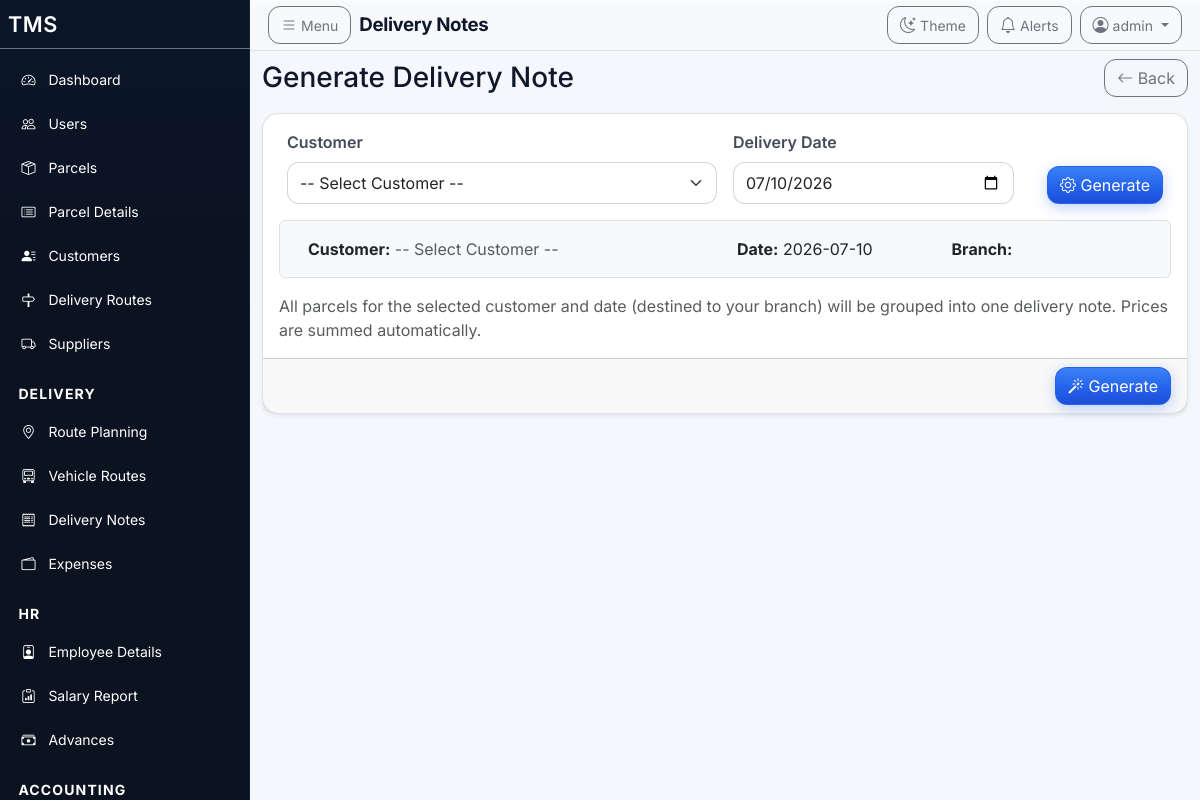
Page /index.php?page=delivery_notes&action=generate (signed in) on the earlier database version.
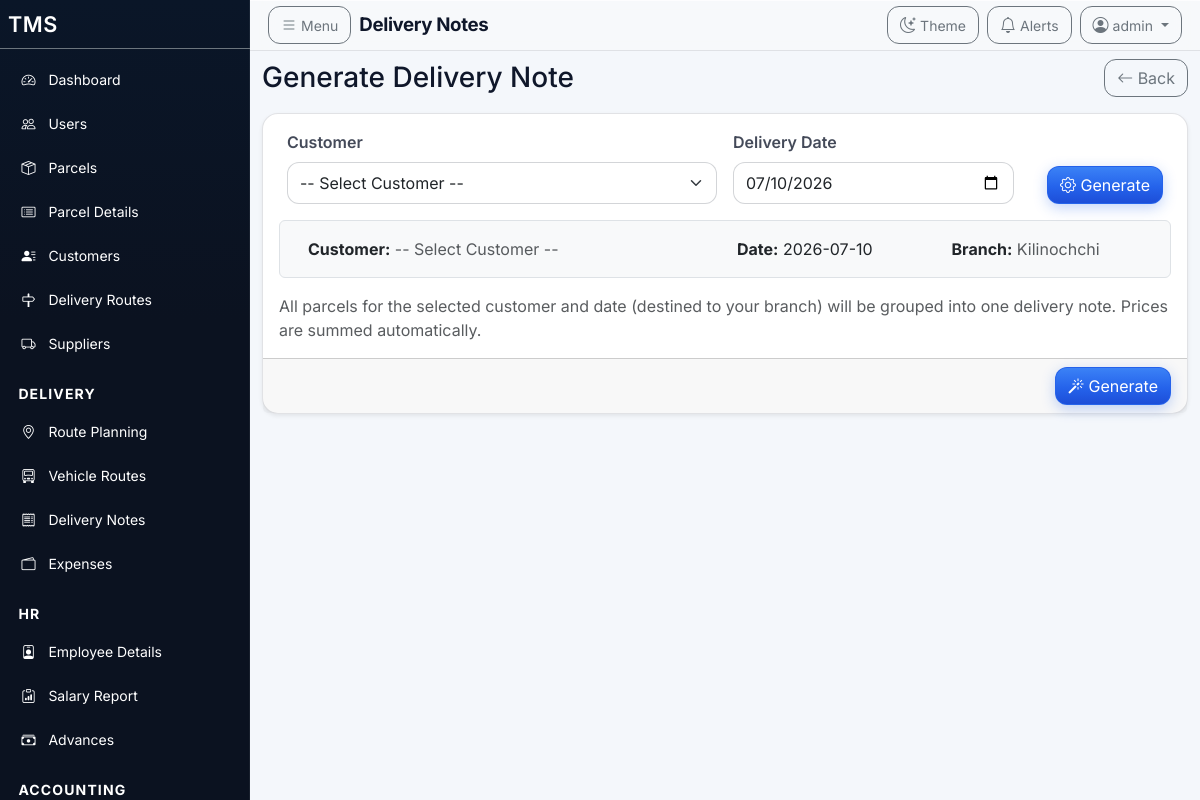
Same page on the later database version.
### tables this page shows
CREATE TABLE `branches` (
  `id` bigint unsigned NOT NULL AUTO_INCREMENT,
  `name` varchar(100) NOT NULL,
  `address_tamil` varchar(500) DEFAULT NULL,
  `address_english` varchar(500) DEFAULT NULL,
  `phones` varchar(255) DEFAULT NULL,
  `settings_slot` tinyint DEFAULT NULL COMMENT '0-2 Settings letterhead slots',
  `code` varchar(20) NOT NULL,
  `location` varchar(255) DEFAULT NULL,
  `is_main` tinyint(1) NOT NULL DEFAULT '0',
  `is_active` tinyint(1) NOT NULL DEFAULT '1',
  `is_default` tinyint(1) NOT NULL DEFAULT '0',
  `created_at` timestamp NULL DEFAULT CURRENT_TIMESTAMP,
  `updated_at` timestamp NULL DEFAULT CURRENT_TIMESTAMP ON UPDATE CURRENT_TIMESTAMP,
  PRIMARY KEY (`id`),
  UNIQUE KEY `code` (`code`)
);

### app/Helpers.php (called while the page is built, shortened)
<?php
class Helpers
{
    public static function baseUrl(string $path = ''): string
    {
        $scriptName = dirname($_SERVER['SCRIPT_NAME']);
        $base = rtrim($scriptName, '/\\');
        return $base . '/' . ltrim($path, '/');
    }
    public static function view(string $view, array $data = []): void
    {
        extract($data);
        $viewFile = __DIR__ . '/../views/' . $view . '.php';
        include __DIR__ . '/../views/layout/header.php';
        include $viewFile;
        include __DIR__ . '/../views/layout/footer.php';
    }
}

### app/Auth.php (called while the page is built, shortened)
<?php
class Auth
{
    public static function user(): ?array
    {
        return $_SESSION['user'] ?? null;
    }
}

### app/BranchMergeService.php (called while the page is built, shortened)
<?php
final class BranchMergeService
{
    public static function execute(\PDO $pdo): array
    {
        try {
            $plan = self::buildPlan($pdo);
            $pdo->beginTransaction();
            foreach ($plan['final_updates'] as $u) {
                $pdo->prepare('UPDATE branches SET name = ?, code = ?, is_main = ?, is_active = 1 WHERE id = ?')->execute([
                    $u['name'],
                    $u['code'],
                    (int)$u['is_main'],
                    (int)$u['id'],
                ]);
            }
            if (self::tableExists($pdo, 'users')) {
                $pdo->exec('UPDATE users u INNER JOIN branches b ON b.id = u.branch_id SET u.is_main_branch = b.is_main');
            }
            $pdo->commit();
            return ['ok' => true, 'messages' => array_merge($plan['messages'], ['Done. Committed to database.'])];
        } catch (\Throwable $e) {
            if ($pdo->inTransaction()) {
                $pdo->rollBack();
            }
            return ['ok' => false, 'error' => $e->getMessage()];
        }
    }
    private static function buildPlan(\PDO $pdo): array
    {
        $stmt = $pdo->query('SELECT * FROM branches ORDER BY id ASC');
        $rows = $stmt ? $stmt->fetchAll(\PDO::FETCH_ASSOC) : [];
        $groups = [
            'colombo' => [],
            'kilinochchi' => [],
            'mullaitivu' => [],
            '__main__' => [],
        ];
        $messages = [];
        foreach ($rows as $r) {
            $key = self::nameToGroupKey((string)($r['name'] ?? ''));
            $groups[$key][] = $r;
        }
        $keepers = [];
        foreach (['colombo', 'kilinochchi', 'mullaitivu'] as $g) {
            $keeper = self::pickKeeperRow($groups[$g]);
            $keepers[$g] = (int)$keeper['id'];
            $messages[] = 'Keeper for ' . $g . ': id=' . $keepers[$g] . ' (' . ($keeper['name'] ?? '') . ')';
        }
        $merges = [];
        $deleteIds = [];
        $deleteIds = array_values(array_unique($deleteIds));
        sort($deleteIds);
        $finalUpdates = [];
        foreach (['colombo', 'kilinochchi', 'mullaitivu'] as $g) {
            $meta = self::CANONICAL[$g];
            $finalUpdates[] = [
                'id' => $keepers[$g],
                'name' => $meta['name'],
                'code' => $meta['code'],
                'is_main' => $g === 'kilinochchi' ? 1 : 0,
            ];
        }
        $messages[] = 'After run: exactly 3 branches (COL / KIL / MUL), Kilinochchi = main hub.';
        return [
            'messages' => $messages,
            'keepers' => $keepers,
            'merges' => $merges,
            'delete_ids' => $deleteIds,
            'final_updates' => $finalUpdates,
        ];
    }
    private static function nameToGroupKey(string $name): ?string
    {
        $n = mb_strtolower(trim($name), 'UTF-8');
        if ($n === 'colombo' || str_starts_with($n, 'colombo')) {
            return 'colombo';
        }
        if (str_contains($n, 'kilinochchi')) {
            return 'kilinochchi';
        }
        if (str_contains($n, 'mullaitivu') || str_contains($n, 'mullaithivu')) {
            return 'mullaitivu';
        }
        return null;
    }
    private static function pickKeeperRow(array $rows): array
    {
        usort($rows, static function (array $a, array $b): int {
            $sa = self::keeperScore($a);
            $sb = self::keeperScore($b);
            if ($sa !== $sb) {
                return $sb <=> $sa;
            }
            return ((int)($a['id'] ?? 0)) <=> ((int)($b['id'] ?? 0));
        });
        return $rows[0];
    }
    private static function tableExists(\PDO $pdo, string $table): bool
    {
        $t = preg_replace('/[^a-z0-9_]/i', '', $table);
        $st = $pdo->query("SHOW TABLES LIKE " . $pdo->quote($t));
        return $st && $st->fetch() !== false;
    }
}

### app/BranchFixedMaster.php (called while the page is built, shortened)
<?php
final class BranchFixedMaster
{
    public static function ensure(\PDO $pdo): void
    {
        try {
            try {
                BranchMergeService::execute($pdo);
        } catch (\Throwable $e) {
            try {
                self::mergeOrphansIntoCanonical($pdo);
            } catch (\Throwable $e2) {
            }
        }
        } catch (\Throwable $e) {
            self::$ensured = false;
            throw $e;
        }
    }
}

### app/BranchRepository.php (called while the page is built, shortened)
<?php
final class BranchRepository
{
    private static bool $schemaChecked = false;
    public static function ensureSchema(\PDO $pdo): void
    {
        if (self::$schemaChecked) {
            return;
        }
        self::$schemaChecked = true;
        try {
            BranchFixedMaster::ensure($pdo);
        } catch (\Throwable $e) {
        }
    }
}

### app/bootstrap.php (called while the page is built, shortened)
<?php
require_once __DIR__ . '/Auth.php';
require_once __DIR__ . '/Helpers.php';
require_once __DIR__ . '/BranchRepository.php';
require_once __DIR__ . '/BranchFixedMaster.php';
try {
    BranchRepository::ensureSchema(Database::pdo());
} catch (Throwable $e) {
}

### views/delivery_notes/generate.php (the view, shortened to what the changed rows need)
<?php
  $prefDate = trim((string)($_GET['delivery_date'] ?? ''));
?>
<div class="d-flex justify-content-between align-items-center mb-3">
  <h3 class="mb-0">Generate Delivery Note</h3>
  <a href="<?php echo Helpers::baseUrl('index.php?page=delivery_notes'); ?>" class="btn btn-outline-secondary"><i class="bi bi-arrow-left"></i> Back</a>
</div>
<form method="post" action="<?php echo Helpers::baseUrl('index.php?page=delivery_notes&action=generate'); ?>" class="card shadow-sm">
  <div class="card-body">
    <div class="row g-3 align-items-end">
      <div class="col-md-6">
        <label class="form-label">Customer</label>
        <select id="dnCustomer" name="customer_id" class="form-select" required>
          <option value="">-- Select Customer --</option>
        </select>
      </div>
      <div class="col-md-4">
        <label class="form-label">Delivery Date</label>
        <input id="dnDate" type="date" name="delivery_date" class="form-control" value="<?php echo htmlspecialchars($prefDate !== '' ? $prefDate : date('Y-m-d')); ?>" required>
      </div>
      <div class="col-md-2 text-end">
        <button class="btn btn-primary"><i class="bi bi-gear"></i> Generate</button>
      </div>
    </div>
    <div class="mt-3 p-3 border rounded bg-light">
      <div class="row">
        <div class="col-md-6"><strong>Customer:</strong> <span id="dnCustomerDisplay" class="text-muted">selected above</span></div>
        <div class="col-md-3"><strong>Date:</strong> <span id="dnDateDisplay"><?php echo date('Y-m-d'); ?></span></div>
        <div class="col-md-3"><strong>Branch:</strong> <span class="text-muted"><?php echo htmlspecialchars(Auth::user()['branch_name'] ?? ''); ?></span></div>
      </div>
    </div>
    <p class="text-muted mt-3 mb-0">All parcels for the selected customer and date (destined to your branch) will be grouped into one delivery note. Prices are summed automatically.</p>
  </div>
  <div class="card-footer text-end">
    <button class="btn btn-primary"><i class="bi bi-magic"></i> Generate</button>
  </div>
</form>

Differences in the rows shown:
added branches: name "Kilinochchi"
